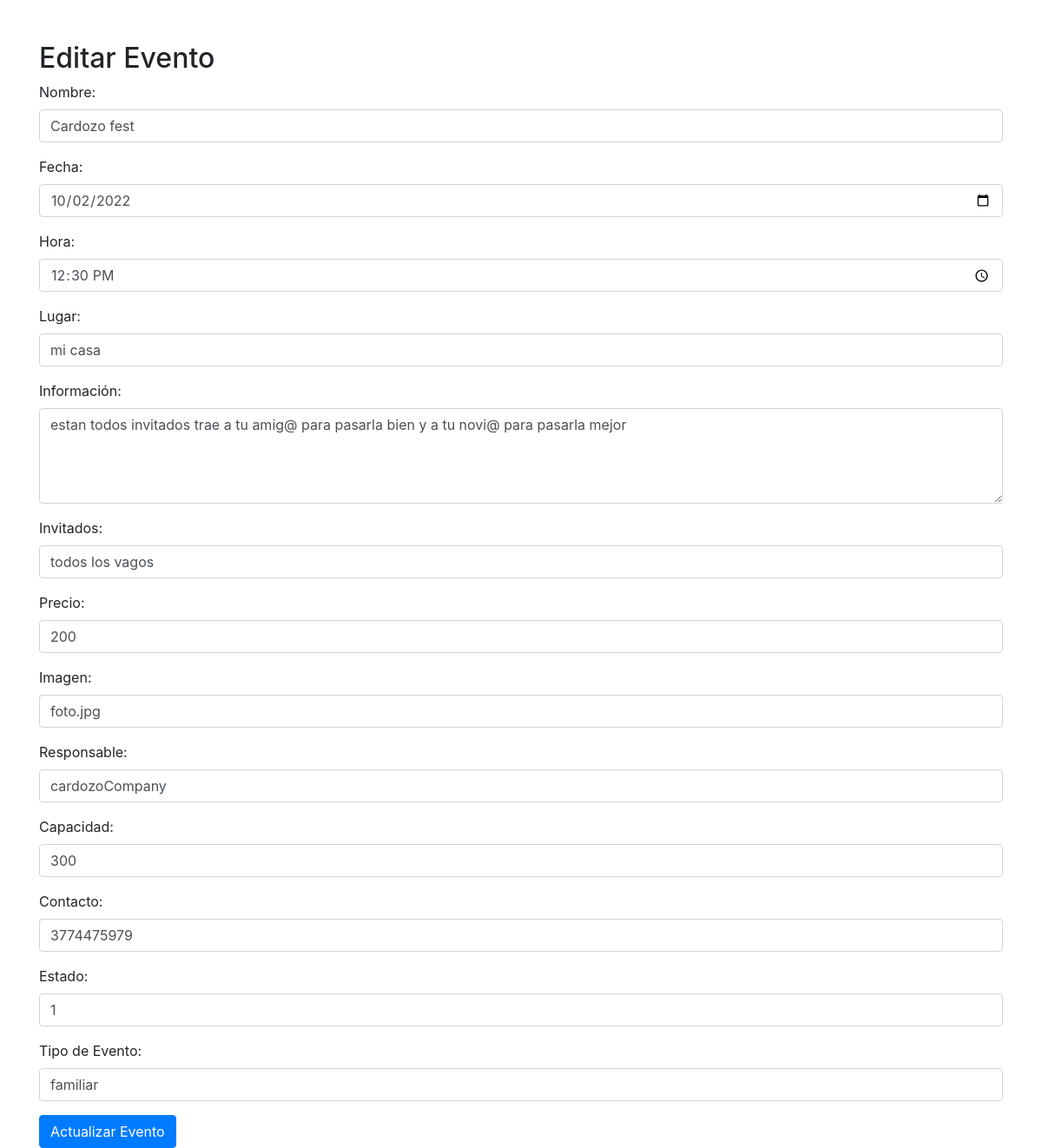
The page /grupo_acyac/editar_evento.php?id=2 on the database its author committed.
### tables this page shows
CREATE TABLE `eventos` (
  `id` int(11) NOT NULL,
  `nombre` varchar(50) NOT NULL,
  `fecha` date NOT NULL,
  `hora` varchar(11) NOT NULL,
  `lugar` varchar(50) NOT NULL,
  `info` varchar(250) NOT NULL,
  `invitados` varchar(50) NOT NULL,
  `precio` varchar(100) NOT NULL,
  `imagen` varchar(100) NOT NULL,
  `responsable` varchar(100) NOT NULL,
  `capacidad` varchar(100) NOT NULL,
  `contacto` varchar(100) NOT NULL,
  `estado` varchar(100) NOT NULL,
  `tipoEvento` varchar(100) NOT NULL
);

### grupo_acyac/editar_evento.php (the view, shortened to what this page needs)
<!DOCTYPE html>
<html lang="es">
<head>
    <link rel="stylesheet" href="https://maxcdn.bootstrapcdn.com/bootstrap/4.5.2/css/bootstrap.min.css">
</head>
<body>
    <div class="container mt-5">
        <h2>Editar Evento</h2>
        <?php
        if (isset($_GET['id']) && is_numeric($_GET['id'])) {
            $id = $_GET['id'];
            include('db.php');
            $sql = "SELECT * FROM eventos WHERE id = $id";
            $result = $conn->query($sql);
            if ($result->num_rows > 0) {
                $row = $result->fetch_assoc();
                ?>
                <form action="editar_evento.php" method="post">
                    <div class="form-group">
                        <label for="nombre">Nombre:</label>
                        <input type="text" class="form-control" id="nombre" name="nombre" value="<?php echo $row['nombre']; ?>" required>
                    </div>
                    <div class="form-group">
                        <label for="fecha">Fecha:</label>
                        <input type="date" class="form-control" id="fecha" name="fecha" value="<?php echo $row['fecha']; ?>" required>
                    </div>
                    <div class="form-group">
                        <label for="hora">Hora:</label>
                        <input type="time" class="form-control" id="hora" name="hora" value="<?php echo $row['hora']; ?>" required>
                    </div>
                    <div class="form-group">
                        <label for="lugar">Lugar:</label>
                        <input type="text" class="form-control" id="lugar" name="lugar" value="<?php echo $row['lugar']; ?>" required>
                    </div>
                    <div class="form-group">
                        <label for="info">Información:</label>
                        <textarea class="form-control" id="info" name="info" rows="4" required><?php echo $row['info']; ?></textarea>
                    </div>
                    <div class="form-group">
                        <label for="invitados">Invitados:</label>
                        <input type="text" class="form-control" id="invitados" name="invitados" value="<?php echo $row['invitados']; ?>" required>
                    </div>
                    <div class="form-group">
                        <label for="precio">Precio:</label>
                        <input type="text" class="form-control" id="precio" name="precio" value="<?php echo $row['precio']; ?>" required>
                    </div>
                    <div class="form-group">
                        <label for="imagen">Imagen:</label>
                        <input type="text" class="form-control" id="imagen" name="imagen" value="<?php echo $row['imagen']; ?>" required>
                    </div>
                    <div class="form-group">
                        <label for="responsable">Responsable:</label>
                        <input type="text" class="form-control" id="responsable" name="responsable" value="<?php echo $row['responsable']; ?>" required>
                    </div>
                    <div class="form-group">
                        <label for="capacidad">Capacidad:</label>
                        <input type="number" class="form-control" id="capacidad" name="capacidad" value="<?php echo $row['capacidad']; ?>" required>
                    </div>
                    <div class="form-group">
                        <label for="contacto">Contacto:</label>
                        <input type="text" class="form-control" id="contacto" name="contacto" value="<?php echo $row['contacto']; ?>" required>
                    </div>
                    <div class="form-group">
                        <label for="estado">Estado:</label>
                        <input type="text" class="form-control" id="estado" name="estado" value="<?php echo $row['estado']; ?>" required>
                    </div>
                    <div class="form-group">
                        <label for="tipoEvento">Tipo de Evento:</label>
                        <input type="text" class="form-control" id="tipoEvento" name="tipoEvento" value="<?php echo $row['tipoEvento']; ?>" required>
                    </div>
                    <button type="submit" class="btn btn-primary">Actualizar Evento</button>
                </form>
                <?php
            } else {
                echo "No se encontró el evento.";
            }
        } else {
            echo "ID de evento no válido.";
        }
        ?>
    </div>
</body>
</html>

### rows shown on the page
eventos: nombre "Cardozo fest", fecha "10/02/2022", hora "12:30", lugar "mi casa", info "estan todos invitados trae a tu amig@ para pasarla bien y a tu novi@ para pasarla mejor", invitados "todos los vagos", precio "200", imagen "foto.jpg", responsable "cardozoCompany", capacidad "300", contacto "3774475979", estado "1", tipoEvento "familiar"
